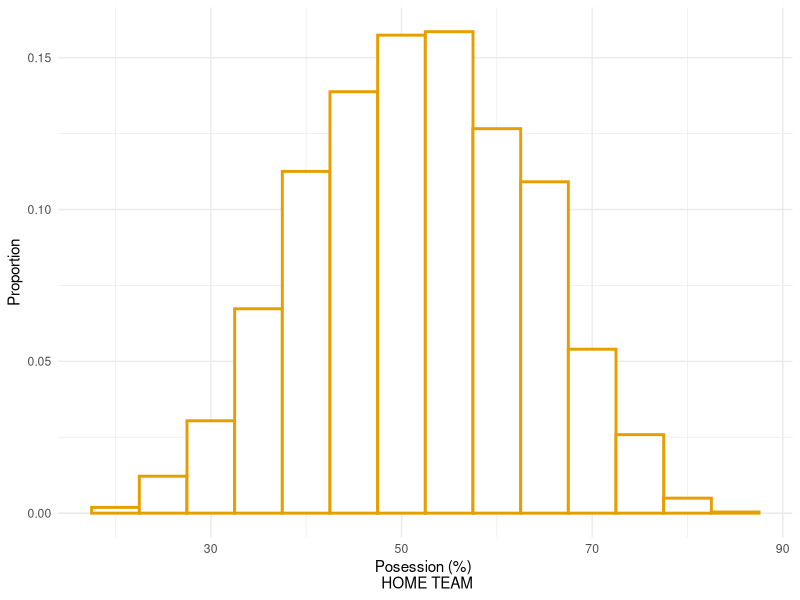
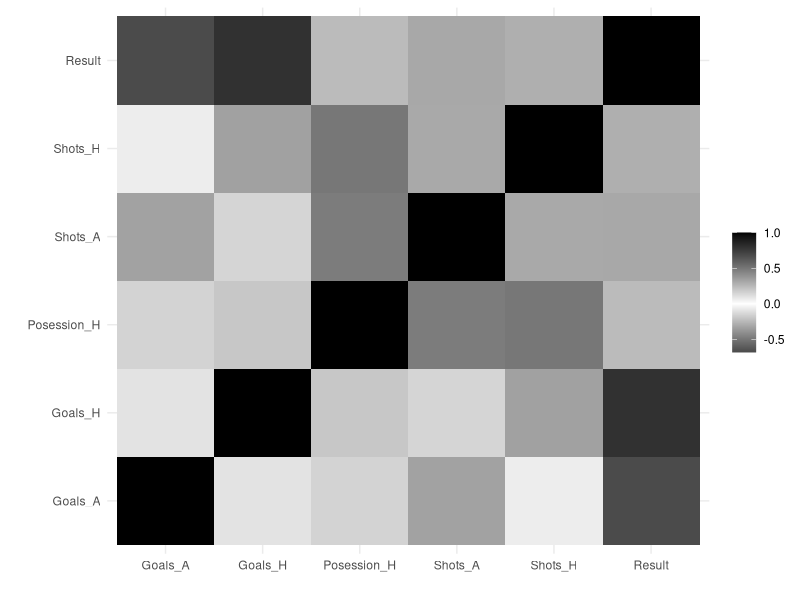
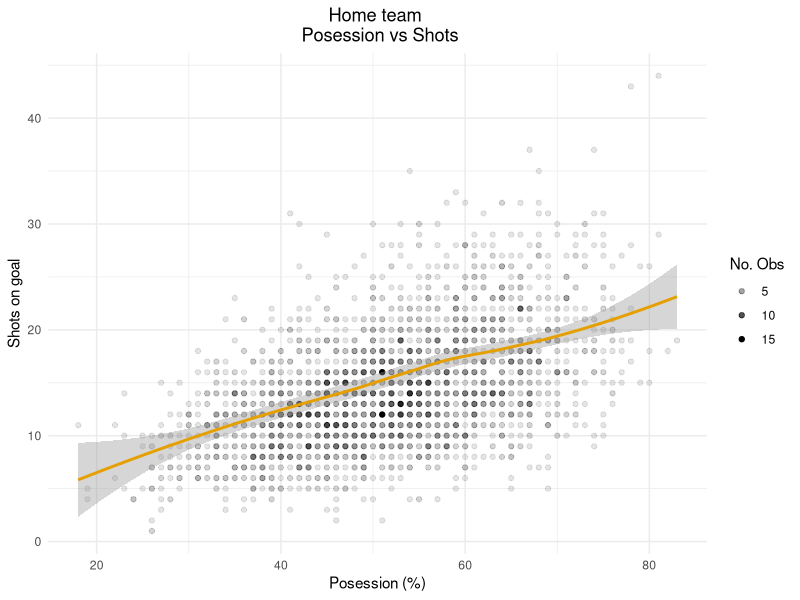
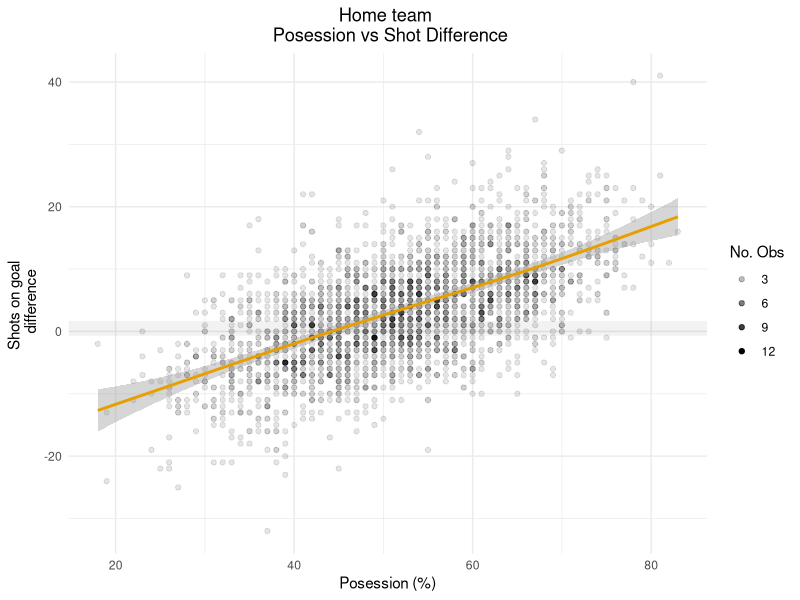
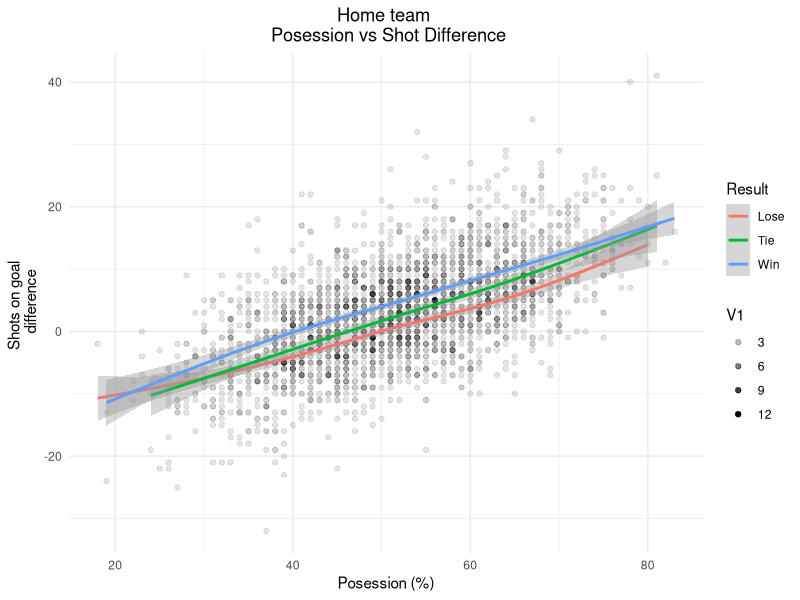

Here is the R script that generated these plots, in order:
#==============================================================================
#                         ANALISYS FOR THE BLOG
#==============================================================================

options(stringsAsFactors = F)
library(magrittr)
library(plyr)
library(ggplot2)
library(stringr)
library(reshape2)

theme_set(theme_minimal())

#1.- Load the data ------------------------------------------------------------
DATA <- read.csv('Possesion_post/Dataset.csv')

#2.- CLean the data for the analysis ------------------------------------------

#Remove the percentage symbol
DATA$value %<>% str_replace(pattern = '%',replacement = '') %>% 
  as.numeric

#Recode for better visulization
DATA$variable[DATA$variable=='Home'] <- 'H'
DATA$variable[DATA$variable=='Away'] <- 'A'

#Arrange the data in a nice format
DATA %<>% dcast( formula = id~ Var + variable  , value.var = 'value') 

#3.- Descriptive analysis -----------------------------------------------------

#Number of matches
nrow(DATA)

# Descriptive analysis of possesion

summary(DATA$Posession_H)
sd(DATA$Posession_H)


ggplot(data=DATA, aes(x= Posession_H)) +
  geom_histogram(aes (y=..count../sum(..count..)), fill='white',
                 colour= "#E69F00", bins = 14, size = 1) +
  labs(y ='Proportion', x = 'Posession (%) \n HOME TEAM')

#4.- Relationship with the goals scored----------------------------------------

DATA$Result <- DATA$Goals_H - DATA$Goals_A

Correlation <- cor(DATA[,-c(1,4)]) %>% round(3) %>% melt

ggplot(data =Correlation, aes(x =Var1, y = Var2, fill=value)) + 
  geom_tile()+
    scale_fill_gradient2(low = "black", high = "black", mid = "white") +
  labs(x='', y='') +
  theme(legend.title = element_text(colour = 'white'))

cor_Pos <- cor(DATA[,-c(1,4)])[,'Posession_H'] %>% round(3) %>% data.frame
colnames(cor_Pos) <- 'Correlation'
cor_Pos$Variable <- row.names(cor_Pos)
cor_Pos %<>% arrange(desc(abs(Correlation))) 
cor_Pos[-1,]


cor(DATA$Posession_H, DATA$Shots_H - DATA$Shots_A)
cor(DATA$Posession_H, (DATA$Shots_H)/(DATA$Shots_H + DATA$Shots_A))

#5.- Visualization between shots on goals and posession ------------------


Pos_vs_Shots <- ddply(DATA[,c('Posession_H', 'Shots_H')], 
      .(Posession_H, `Shots_H`), nrow ) 

ggplot(data=Pos_vs_Shots, aes(x = Posession_H, y = Shots_H )) +
  geom_point(aes(alpha = V1)) + geom_smooth(color = "#E69F00") +
  labs(x='Posession (%)', y = 'Shots on goal', alpha= 'No. Obs')+
  ggtitle( 'Home team \n Posession vs Shots')+
  theme(plot.title = element_text(hjust = 0.5)) 
    
#6.- Visualization between Posession and Goal difference ----------------------


Pos_vs_ShotDif <- ddply(DATA[,c('Posession_H', 'Shots_H', 'Shots_A')], 
                      .(Posession_H, (Shots_H - Shots_A)), nrow ) 

colnames(Pos_vs_ShotDif)[2] <- 'Shot_Dif'

ggplot(data=Pos_vs_ShotDif, aes(x = Posession_H, y = Shot_Dif )) +
  geom_hline(yintercept=0.5, col = 'black', alpha = .05, size = 5)+
  geom_point(aes(alpha = V1)) + geom_smooth(color = "#E69F00") +
  labs(x='Posession (%)', y = 'Shots on goal \n difference', alpha= 'No. Obs')+
  ggtitle( 'Home team \n Posession vs Shot Difference')+ 
  theme(plot.title = element_text(hjust = 0.5)) 


#7.- GLM Posession vs Shot difference

DATA$Pos_simp <- DATA$Posession_H - 50

lm(data=DATA, formula = (Shots_H - Shots_A)~ Pos_simp) %>% summary


#Analysis by Win tie or lose
DATA$WTL <- 'Win'
DATA$WTL[DATA$Result==0] <- 'Tie'
DATA$WTL[DATA$Result<0] <- 'Lose'

Pos_vs_Shots_Res <- ddply(DATA[,c('Posession_H', 'Shots_H','Shots_A', 'WTL')], 
                      .(Posession_H, (Shots_H - Shots_A), WTL), nrow) 

colnames(Pos_vs_Shots_Res)[2] <- 'Shot_Dif'

ggplot(data=DATA, aes(x = Posession_H, y = Shots_H - Shots_A )) +
  geom_point(data = Pos_vs_ShotDif, aes(x = Posession_H, y = Shot_Dif, alpha=V1)) + 
  geom_smooth(aes(group=WTL, , color = WTL)) +
  labs(x='Posession (%)', y = 'Shots on goal \n difference', color= 'Result')+
  ggtitle( 'Home team \n Posession vs Shot Difference')+ 
  theme(plot.title = element_text(hjust = 0.5)) +
  scale_fill_manual(values=c( "#E69F00", "#56B4E9", "#009E73"))
